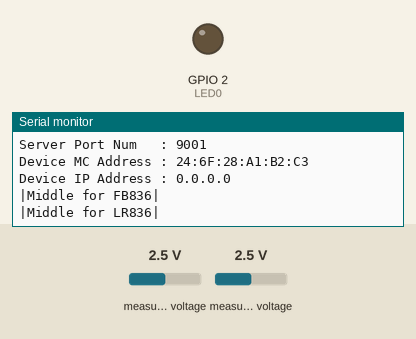
The sketch below on a simulated ESP8266 (NodeMCU). Shown: output pins drawn as LEDs (lit = HIGH), the last lines printed to the serial monitor. The test bench sets the inputs (shaded band); at power-on: measured voltage 2.5 V.

Above: at 2.2 s.
2.3 s: measured voltage (sensor 200) set to 0.1 V
At 3.0 s:
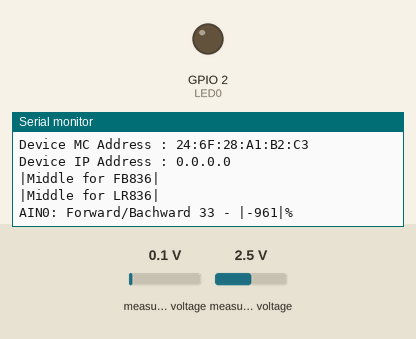
3.8 s: measured voltage (sensor 201) set to 0.1 V
At 4.1 s:
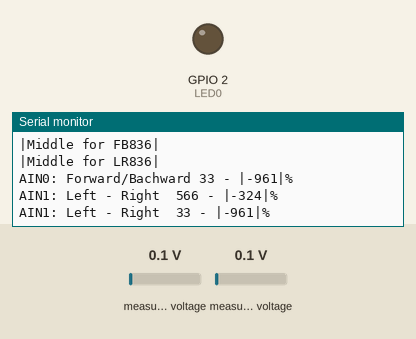

The sketch:

Joystick.ino
```cpp
/*
Andrey Shamis lolnik@gmail.com
*/

#include <ESP8266WiFi.h>
#include <WiFiClient.h>
#include <Wire.h>
#include <Adafruit_ADS1015.h>

//#define ADC                     A0  // select the input pin for the potentiometer
//#define X_CTRL                  D0
//#define Y_CTRL                  D1
//------------------------------------------------------------------------------------
#define     MAXSC               2           // MAXIMUM NUMBER OF CLIENTS
#define     ADC_TRASH_HOLD      7
#define     SERVER_PORT         9001
#define     LED0                2           // WIFI Module LED


//int X = 0;
//int Y = 0;

//int sensorPin = A0;    // select the input pin for the potentiometer
//int ledPin = D7;      // select the pin for the LED
//int sensorValue = 0;  // variable to store the value coming from the sensor

int bf_ard_middle = 0;
int lr_ht_middle  = 0;
int prev_x        = 0;
int prev_y        = 0;
int bf_ard        = 0;
int lr_ht         = 0;

Adafruit_ADS1015 ads;     /* Use thi for the 12-bit version */
WiFiServer  RC_Server(SERVER_PORT);       // THE SERVER AND THE PORT NUMBER
WiFiClient  RC_Client[MAXSC];             // THE SERVER CLIENTS (Devices)

/**

*/
void setup() {
  Serial.begin(115200);
  Serial.println("");
  Serial.println("PASS: Serial communication started.");

  // Setting The Mode Of Pins
  pinMode(LED0, OUTPUT);          // WIFI OnBoard LED Light

  // SET GAIN
  ads.begin();
  // Setting Up A Wifi Access Point
  SetWifi("RCctrl", "");
  // Printing IP Address --------------------------------------------------
  Serial.println("Created SSID      : " + String(WiFi.SSID()));
  Serial.println("Signal Strenght   : " + String(WiFi.RSSI()) + " dBm");

  Serial.print  ("Server Port Num   : ");
  Serial.println(SERVER_PORT);
  // Printing MAC Address
  Serial.print  ("Device MC Address : ");
  Serial.println(String(WiFi.macAddress()));
  // Printing IP Address
  Serial.print  ("Device IP Address : ");
  Serial.println(WiFi.localIP());
}


void calculate_middle() {
  int counter = 0;
  bf_ard_middle = 0;
  lr_ht_middle = 0;
  for (counter = 0 ; counter < 200; counter++) {
    delay((counter % 2) + 1);
    bf_ard_middle += ads.readADC_SingleEnded(0);
    delay((counter % 2) + 1);
    lr_ht_middle += ads.readADC_SingleEnded(1);
  }
  bf_ard_middle = bf_ard_middle / counter;
  lr_ht_middle = lr_ht_middle / counter;
  lr_ht_middle += 3;
  bf_ard_middle += 3;
  Serial.println("|Middle for FB" + String(bf_ard_middle) + "|");
  Serial.println("|Middle for LR" + String(lr_ht_middle) + "|");

}

/**

*/
int16_t shure_read(int port) {
  int counter = 0;
  int16_t ret = 0;
  for (counter = 0; counter < 3; counter++) {
    int tmp = ads.readADC_SingleEnded(port);
    if (tmp > 1200) {
      tmp = 0;
    }
    if (tmp > 1090) {
      tmp = 1100;
    }
    ret += tmp;
    delay(1);
  }
  ret = ret / counter;
  return ret;
}


void loop() {
  if (lr_ht_middle == 0 || bf_ard_middle == 0) {
    calculate_middle();
  }
  //  //digitalWrite(ledPin, HIGH);
  //  read_adc();
  //  Serial.println("INFO: sensor value X:" + String(X) + " Y:" + String(Y));
  //  delay(50);
  //  //digitalWrite(ledPin, LOW);
  //  delay(50);

  int16_t adc0, adc1;

  adc0 = shure_read(0);
  adc1 = shure_read(1);

  if (adc0 - ADC_TRASH_HOLD > bf_ard_middle) {
    bf_ard = map(adc0, bf_ard_middle , 1100, 1, 1000);
  }
  else if (adc0 + ADC_TRASH_HOLD < bf_ard_middle) {
    bf_ard = map(adc0, 0 , bf_ard_middle, -1000, -1);
  }
  else if (adc0 - ADC_TRASH_HOLD <= bf_ard_middle && adc0 + ADC_TRASH_HOLD >= bf_ard_middle) {
    bf_ard = 0;
  }

  if (adc1 - ADC_TRASH_HOLD > lr_ht_middle) {
    lr_ht = map(adc1, lr_ht_middle , 1100, 1, 1000);
  }
  else if (adc1 + ADC_TRASH_HOLD < lr_ht_middle) {
    lr_ht = map(adc1, 0 , lr_ht_middle, -1000, -1);
  }
  else if (adc1 - ADC_TRASH_HOLD <= lr_ht_middle && adc1 + ADC_TRASH_HOLD >= lr_ht_middle) {
    lr_ht = 0;
  }

  bool send_changes = false;
  if ( prev_y != bf_ard) {
    prev_y = bf_ard;
    Serial.print("AIN0: Forward/Bachward ");
    Serial.print(String(adc0) + " - " );
    Serial.println("|" + String(bf_ard) + "|% ");
    //sendToClient(String("") + "AIN0: Forward/Bachward" + "|" + String(bf_ard) + "|% ");
    send_changes = true;

  }
  if ( prev_x != lr_ht) {
    prev_x = lr_ht;

    Serial.print("AIN1: Left - Right  ");
    Serial.print(String(adc1) + " - " );
    Serial.println("|" + String(lr_ht) + "|% ");
    //sendToClient(String("") + "AIN1: Left - Right" + "|" + String(lr_ht) + "|% ");
    send_changes = true;
  }
  if(send_changes){
   // sendToClient(String("") + "F " + String(bf_ard) + "" + " L " + String(lr_ht) + "");
    sendToClient(String("") + String(bf_ard) + ":" + String(lr_ht) + "!");
  }
  // Checking For Available Clients
  AvailableClients();
  // Checking For Available Client Messages
  AvailableMessage();
  //delay(1);
}

void sendToClient(String data) {
  int i = 0;
  if (RC_Client[i] && RC_Client[i].connected()) {
    RC_Client[i].println(String("") + data);
    RC_Client[i].flush();
  }
}
/**

*/
void AvailableMessage()
{
  //check clients for data
  for (uint8_t i = 0; i < MAXSC; i++)
  {
    if (RC_Client[i] && RC_Client[i].connected() && RC_Client[i].available())
    {
      while (RC_Client[i].available())
      {
        String Message = RC_Client[i].readStringUntil('\r');
        RC_Client[i].flush();

//        sendToClient(String("") + "AIN0: Forward/Bachward" + "|" + String(bf_ard) + "|% ");
//        sendToClient(String("") + "AIN1: Left - Right" + "|" + String(lr_ht) + "|% ");
        Serial.println("Client No " + String(i) + " - " + Message);
        Serial.println("Client val 0 " + getSplitedValue(Message, ' ', 0));
        Serial.println("Client val 1 " + getSplitedValue(Message, ' ', 1));
        Serial.println("Client val 2 " + getSplitedValue(Message, ' ', 2));
        Serial.println("Client val 3 " + getSplitedValue(Message, ' ', 3));
      }
    }
  }
}

/**
 *
 */
String getSplitedValue(String data, char separator, int index)
{
  int found = 0;
  int strIndex[] = {0, -1};
  int maxIndex = data.length()-1;

  for(int i=0; i<=maxIndex && found<=index; i++){
    if(data.charAt(i)==separator || i==maxIndex){
        found++;
        strIndex[0] = strIndex[1]+1;
        strIndex[1] = (i == maxIndex) ? i+1 : i;
    }
  }

  return found>index ? data.substring(strIndex[0], strIndex[1]) : "";
}

/**

*/
void AvailableClients()
{
  if (RC_Server.hasClient())
  {
    // Read LED0 Switch To Low If High.
    if (digitalRead(LED0) == HIGH) digitalWrite(LED0, LOW);

    //    // Light Up LED1
    //    digitalWrite(LED1, HIGH);

    for (uint8_t i = 0; i < MAXSC; i++)
    {
      //find free/disconnected spot
      if (!RC_Client[i] || !RC_Client[i].connected())
      {
        // Checks If Previously The Client Is Taken
        if (RC_Client[i])
        {
          RC_Client[i].stop();
        }

        // Checks If Clients Connected To The Server
        if (RC_Client[i] = RC_Server.available())
        {
          Serial.println("New Client: " + String(i));
          sendToClient(String("") + "F 0" + " L 0");
          RC_Server.setNoDelay(true);
        }

        // Continue Scanning
        continue;
      }
    }

    //no free/disconnected spot so reject
    WiFiClient RC_Client = RC_Server.available();
    RC_Client.stop();
  }
//  else
//  {
//    // This LED Blinks If No Clients Where Available
//    digitalWrite(LED0, HIGH);
//    delay(10);
//    digitalWrite(LED0, LOW);
//  }
}


/**

*/
void SetWifi(char* Name, char* Password)
{
  // Stop Any Previous WIFI
  WiFi.disconnect();

  // Setting The Wifi Mode
  WiFi.mode(WIFI_AP_STA);
  Serial.println("WIFI Mode : AccessPoint Station");

  // Starting The Access Point
  WiFi.softAP(Name, Password);
  Serial.println("WIFI <" + String(Name) + "> ... Started");

  // Wait For Few Seconds
  delay(1000);

  // Getting Server IP
  IPAddress IP = WiFi.softAPIP();

  // Printing The Server IP Address
  Serial.print("AccessPoint IP : ");
  Serial.println(IP);

  // Printing MAC Address
  Serial.print("AccessPoint MC : ");
  Serial.println(String(WiFi.softAPmacAddress()));

  // Starting Server
  RC_Server.begin();
  RC_Server.setNoDelay(true);
  Serial.println("Server Started");
}


//void read_adc() {
//
//  // put your main code here, to run repeatedly:
//  digitalWrite(X_CTRL, HIGH);
//  delay(1);
//  //digitalWrite(Y_CTRL, LOW);
//  X = analogRead(ADC);
//  digitalWrite(X_CTRL, LOW);
//  delay(2);
//  digitalWrite(Y_CTRL, HIGH);
//  delay(1);
//  Y = analogRead(ADC);
//  digitalWrite(Y_CTRL, LOW);
//  //delay(1);
//
//
//}


  // The ADC input range (or gain) can be changed via the following
  // functions, but be careful never to exceed VDD +0.3V max, or to
  // exceed the upper and lower limits if you adjust the input range!
  // Setting these values incorrectly may destroy your ADC!
  //                                                                ADS1015  ADS1115
  //                                                                -------  -------
  // ads.setGain(GAIN_TWOTHIRDS);  // 2/3x gain +/- 6.144V  1 bit = 3mV      0.1875mV (default)
  //ads.setGain(GAIN_ONE);        // 1x gain   +/- 4.096V  1 bit = 2mV      0.125mV
  // ads.setGain(GAIN_TWO);        // 2x gain   +/- 2.048V  1 bit = 1mV      0.0625mV
  // ads.setGain(GAIN_FOUR);       // 4x gain   +/- 1.024V  1 bit = 0.5mV    0.03125mV
  // ads.setGain(GAIN_EIGHT);      // 8x gain   +/- 0.512V  1 bit = 0.25mV   0.015625mV
  // ads.setGain(GAIN_SIXTEEN);    // 16x gain  +/- 0.256V  1 bit = 0.125mV  0.0078125mV
```

Measured:
- after the input at 2.3 s, the serial monitor: prints a new line at once (image 1)
- after the input at 3.8 s, the serial monitor: prints a new line at once (image 2)
